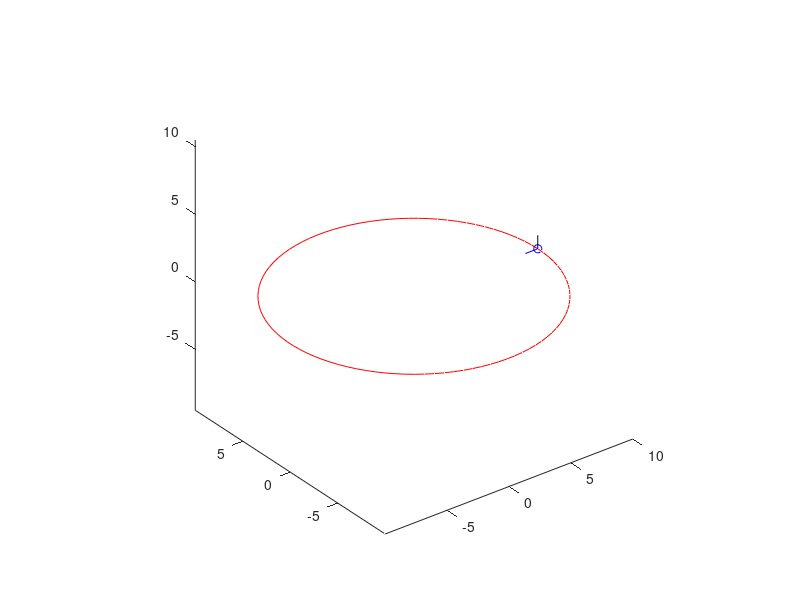
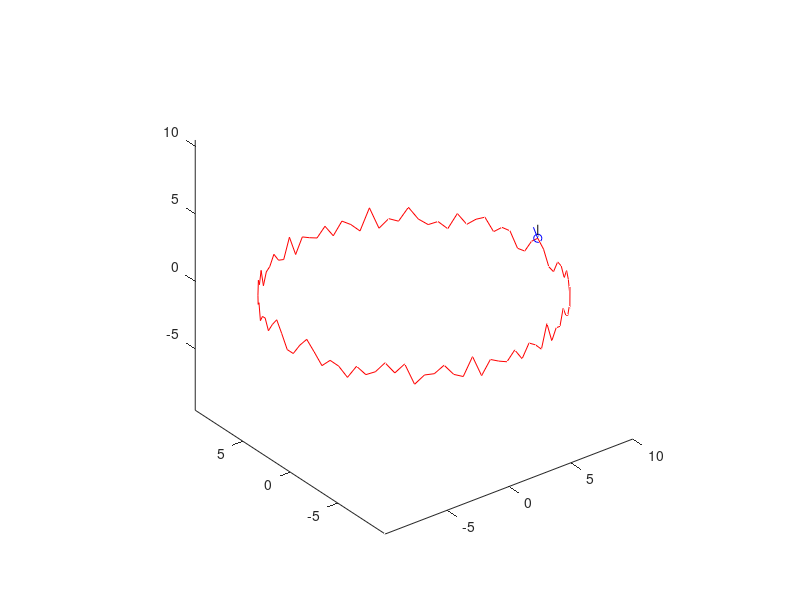

These figures' MATLAB source, in order:
% Konsta Keski-Mattinen 08.04.2021

close all
clear

% A
n = [0; 0; 1];
v2 = n;

x = @(t) 10*cos(t);
y = @(t) 10*sin(t);

dx= @(t) -10*sin(t);
dy= @(t) 10*cos(t);

r = @(t) [x(t); y(t); 0*t];
dr= @(t) [dx(t);dy(t); 0*t];
v1= @(t) cross(v2, dr(t)) / norm(cross(v2, dr(t)));

t = linspace(0,2*pi,100);

curve = r(t);

figure
hold on
pause(1)
for i = 1: length(t)
    plot3(curve(1,:), curve(2,:), curve(3,:), 'r-');
    hold on
    plot3(curve(1,i), curve(2,i), curve(3,i), 'bo'); % character
    face = v1(t(i));
    plot3([0, face(1)]+curve(1,i), [0, face(2)]+curve(2,i), [0, face(3)]+curve(3,i), 'b')
    plot3([0, v2(1)]+curve(1,i), [0, v2(2)]+curve(2,i), [0, v2(3)]+curve(3,i), 'k')
    
    axis equal
    pause(0.05)
    hold off
end

% B


f = @(x,y) sin(4*x).*cos(2*y)
dfy = @(x,y) -2*sin(4*x).*sin(2*y);
dfx = @(x,y) 4*cos(4*x).*cos(2*y);

n = @(x,y) [-dfx(x,y); -dfy(x,y); 1]/norm([-dfx(x,y); -dfy(x,y); 1]);
r = @(t) [x(t); y(t); f(x(t), y(t))];
dr= @(t) [dx(t); dy(t); dfx(x(t),y(t)).*dx(t)+dfy(x(t),y(t)).*dy(t)];
v1= @(t) cross(n(x(t), y(t)), dr(t)) / norm(cross(n(x(t), y(t)), dr(t)));

t = linspace(0,2*pi,100);

curve = r(t);

figure
hold on
pause(1)
for i = 1: length(t)
    plot3(curve(1,:), curve(2,:), curve(3,:), 'r-');
    hold on
    plot3(curve(1,i), curve(2,i), curve(3,i), 'bo'); % character
    face = v1(t(i));
    plot3([0, face(1)]+curve(1,i), [0, face(2)]+curve(2,i), [0, face(3)]+curve(3,i), 'b')
    plot3([0, v2(1)]+curve(1,i), [0, v2(2)]+curve(2,i), [0, v2(3)]+curve(3,i), 'k')
    
    axis equal
    pause(0.05)
    hold off
end
